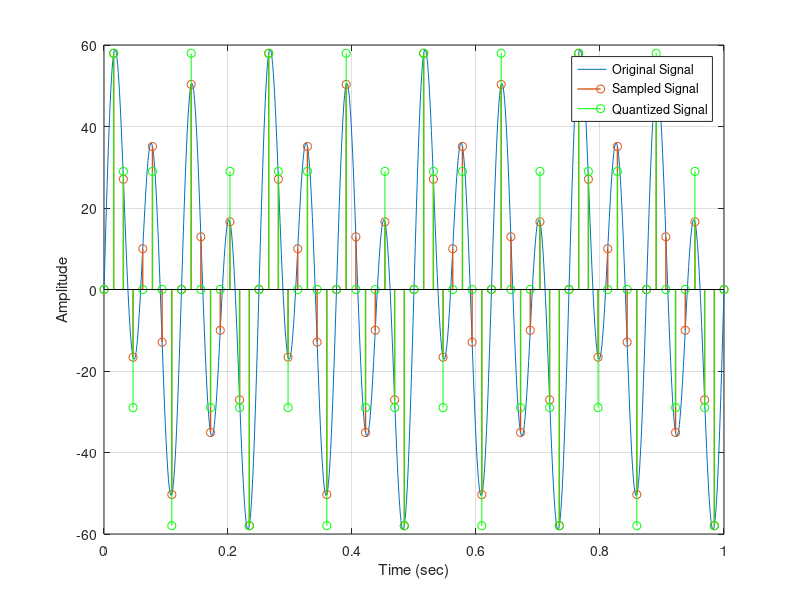

Write the MATLAB code that produced this figure.
clc;
clear all;
close all;

A1 = 10;
A2 = 20;
A3 = 40;

f1 = 4;
f2 = 8;
f3 = 16;
t = 0:0.001:1;

signal1 = A1 * sin(2*pi*f1*t) + A2 * sin(2*pi*f2*t) + A3*sin(2*pi*f3*t);
plot(t, signal1);
hold on

%Sampling
fs = 64;
ts = 1/fs;
t = 0:ts:1;
signal2 = A1 * sin(2*pi*f1*t) + A2 * sin(2*pi*f2*t) + A3*sin(2*pi*f3*t);
stem(t, signal2, 'LineWidth',1);
grid on;
hold on;


%Quantization
nbits = 2; % 16 qantization levels
qLevels = 2^nbits;
signalMin = min(signal2);
signalMax = max(signal2);  
scalingFactor = (signalMax-signalMin)/qLevels;
signal3 = signal2 / scalingFactor; 
signal3 = round(signal3);
signal3 = signal3 * scalingFactor


stem(t, signal3, 'g');
grid on;
hold on;
xlabel('Time (sec)');
ylabel('Amplitude');
legend('Original Signal', 'Sampled Signal', 'Quantized Signal');
